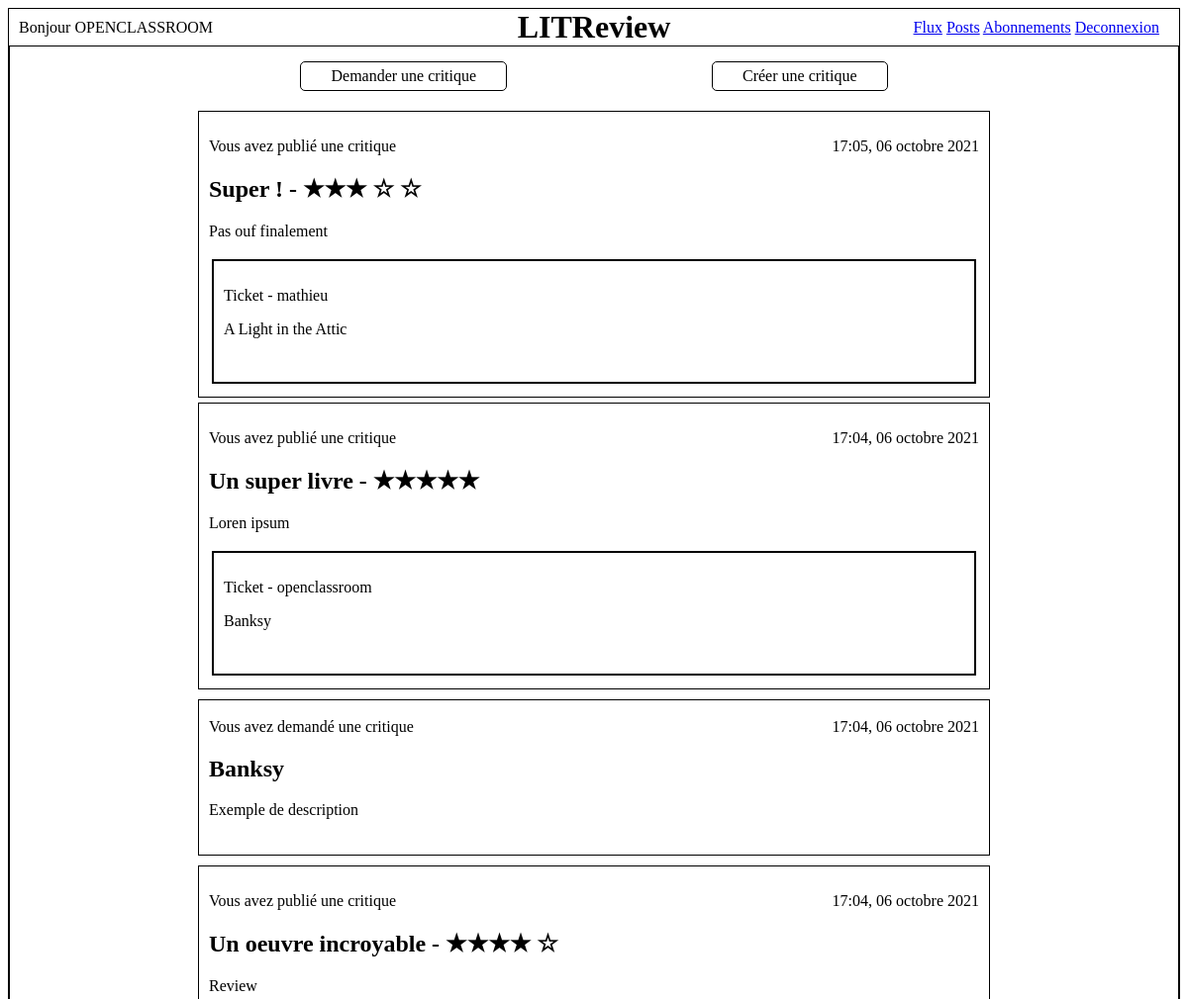
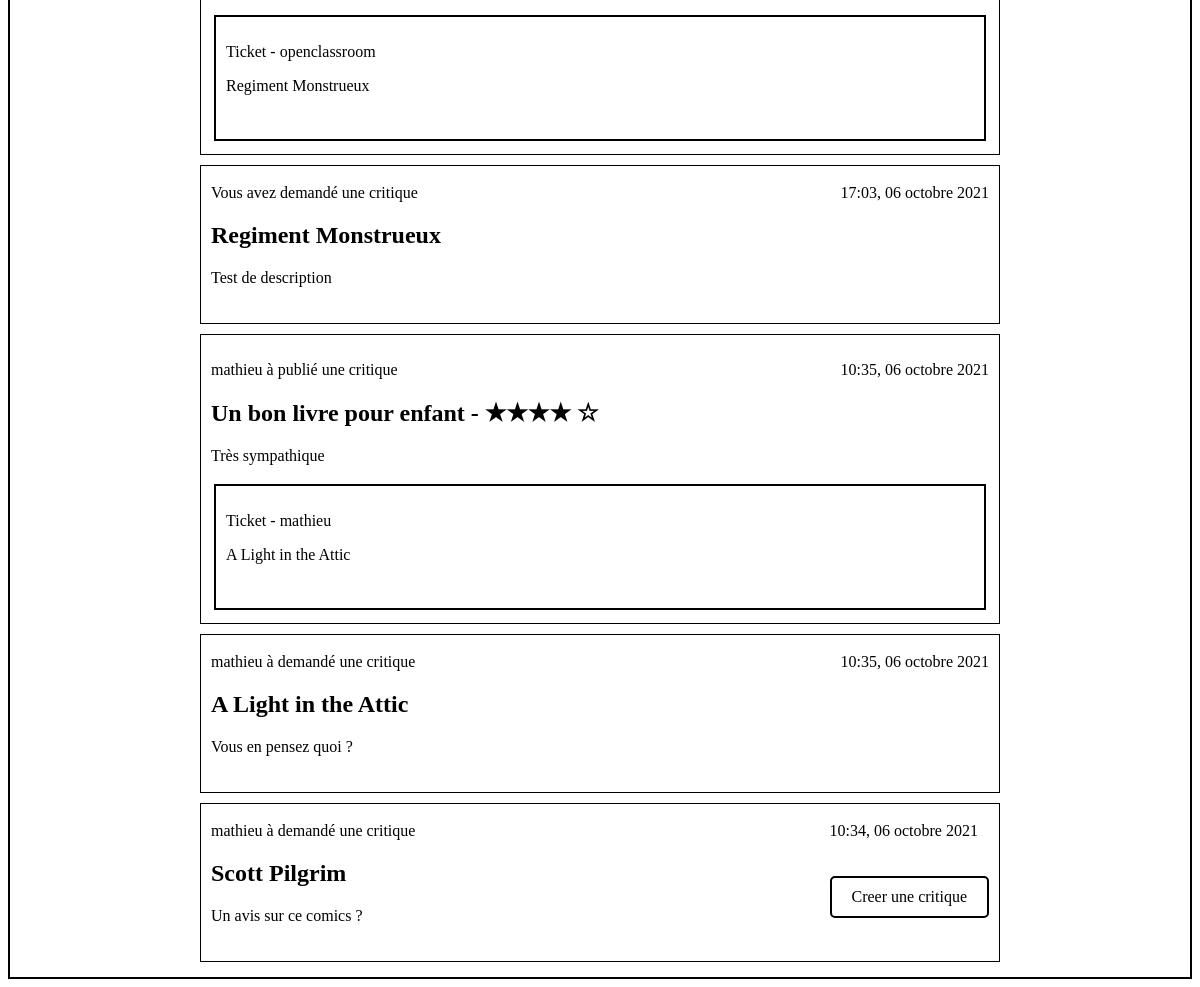
Screenshot of / (signed in) with the database file from the repository (2 pictures, top to bottom).
### review/models.py (models this page shows, shortened)
class Review(models.Model):
    ticket = models.ForeignKey(to=Ticket, on_delete=models.CASCADE)
    rating = models.PositiveSmallIntegerField(
        validators=[MinValueValidator(0), MaxValueValidator(5)])
    headline = models.CharField(max_length=128)
    body = models.TextField(max_length=8192, blank=True)
    user = models.ForeignKey(
        to=settings.AUTH_USER_MODEL, on_delete=models.CASCADE)
    time_created = models.DateTimeField(auto_now_add=True)

### ticket/models.py (models this page shows, shortened)
class Ticket(models.Model):
    title = models.CharField(max_length=128)
    description = models.TextField(max_length=128, blank=True)
    user = models.ForeignKey(to=settings.AUTH_USER_MODEL, on_delete=models.CASCADE)
    image = models.ImageField(upload_to="image/", null=True, blank=True)
    time_created = models.DateTimeField(auto_now_add=True)

### src/views.py (the view)
# urls.py: path('', views.FluxView.as_view(), name="flux"),
class FluxView(TemplateView):
    template_name = 'website/flux.html'
    def get_context_data(self, **kwargs):
        context = super().get_context_data(**kwargs)
        followed = [follow.followed_user for follow in UserFollows.objects.filter(user=self.request.user)]
        all_reviews = Review.objects.filter(user__in=[*followed, self.request.user])
        all_tickets = Ticket.objects.filter(user__in=[*followed, self.request.user])
        all_posts = sorted([*all_reviews, *all_tickets], key=lambda post: post.time_created, reverse=True)
        context['all_posts'] = all_posts
        context["already_critic"] = [critic.ticket for critic in all_reviews.filter(user=self.request.user)]
        return context

### utils/templatetags/classname.py (called while the page is built)
@register.filter()
def classname(obj):
    return obj.__class__.__name__

### utils/templatetags/rating.py (called while the page is built)
@register.filter()
def vrange(min, max=0):
    if max == 0:
        return range(min)
    else:
        return range(min, max)

### templates/website/flux.html (shortened to what this page needs)
{% extends 'base.html' %}
{% load rating %}
{% load classname %}
{% load static %}
{% block head %}
	<link rel="stylesheet" type="text/css" href="{% static 'css/flux.css' %}">
{% endblock %}
{% block content %}
	<div id="post-container">
		<div id="button-container">
			<a href="{% url 'ticket:create-ticket' %}">Demander une critique</a>
			<a href="{% url 'review:create-review-and-ticket' %}">Créer une critique</a>
		</div>
		<div class="ticket-container">
			{% if all_posts %}
				{% for post in all_posts %}
					{% with post|classname as postclass %}
						{% if postclass == "Ticket" %}
							<div class="ticket-item">
								<div class="post-content">
									<p>{% if post.user == request.user %}
										Vous avez
									{% else %}
										{{ post.user.username }} à
									{% endif %} demandé une critique</p>
									<h2>{{ post.title }}</h2>
									<p>{{ post.description }}</p>
								</div>
								<div class="critic-button">
									<p class="time-created">{{ post.time_created|date:'G:i, d F Y' }}</p>
									{% if post not in already_critic %}
										<a href="{% url 'review:create-review-ticket' pk=post.pk %}">Creer une
											critique</a>
									{% endif %}
								</div>
							</div>
						{% elif postclass == "Review" %}
							<div class="review-item">
								<div class="review-content">
									<div>
										<p>{% if post.user == request.user %}
											Vous avez
										{% else %}
											{{ post.user.username }} à
										{% endif %} publié une critique</p>
										<h2>{{ post.headline }} -
											{% for _ in post.rating|vrange %}&starf;{% endfor %}
											{% for _ in post.rating|vrange:5 %}
												&star;{% endfor %}
										</h2>
										<p>{{ post.body }}</p>
									</div>
									<div>
										<p class="time-created">{{ post.time_created|date:'G:i, d F Y' }}</p>
									</div>
								</div>
								<div class="ticket-item">
									{% with tick=post.ticket %}
										<div class="ticket-review-content">
											<p>Ticket - {{ tick.user.username }}</p>
											<p>{{ tick.title }}</p>
										</div>
									{% endwith %}
								</div>
							</div>
						{% endif %}
					{% endwith %}
				{% endfor %}
			{% else %}
				<p>Vous n'avez aucun post</p>
			{% endif %}
		</div>
	</div>
{% endblock %}

### templates/base.html (shortened to what this page needs)
{% load static %}
<!DOCTYPE html>
<html lang="fr">
<head>
	<link rel="stylesheet" type="text/css" href="{% static 'css/base.css' %}">
	{% block head %}{% endblock %}
</head>
<body>
	<div id="top-bar">
		{% if request.user.is_authenticated %}<p id="user-account">Bonjour {{ request.user.username|upper }}</p>{% endif %}
		<h1 id="logo">LITReview</h1>
		{% if request.user.is_authenticated %}
		<div id="navbar">
			<a href="{% url 'flux' %}">Flux</a>
			<a href="{% url 'posts' %}">Posts</a>
			<a href="{% url 'follows:abonnement' %}">Abonnements</a>
			<a href="{% url 'logout' %}">Deconnexion</a>
		</div>
		{% endif %}
	</div>
	<div id="content">
	{% block content %}
	{% endblock %}
	</div>
</body>
</html>

### static/css/base.css (style rules this page uses)
#top-bar { display: grid; grid-template-columns: repeat(3, 1fr); grid-template-areas: "useraccount logo menu"; justify-items: center; border: solid 1px black; }
#top-bar #user-account { grid-area: useraccount; margin: 0 0 0 10px; align-self: center; justify-self: left; }
#top-bar #logo { grid-area: logo; font-weight: bolder; margin: 0 0; }
#top-bar #navbar { grid-area: menu; align-self: center; justify-self: right; margin-right: 20px; }
#content { border: 2px solid black; border-top-style: none; padding: 5px 5px; }

### static/css/flux.css (style rules this page uses)
#post-container { width: 70%; margin: 0 auto; max-width: 800px; padding-top: 10px; }
#post-container .review-item { border: black solid 1px; margin-top: 5px; margin-bottom: 5px; padding: 10px 10px; }
#post-container .review-item .review-content { display: flex; justify-content: space-between; }
#post-container .review-item .ticket-item { display: flex; border: 2px solid black; margin: 3px 3px; padding: 10px 10px; }
#post-container .ticket-item { display: flex; border: black solid 1px; margin-top: 10px; margin-bottom: 10px; padding: 2px 10px; justify-content: space-between; }
#post-container .ticket-item .critic-button { display: flex; gap: 20px; flex-direction: column; }
#post-container .ticket-item .critic-button > a { border: 2px solid black; border-radius: 5px; background-color: white; color: black; padding: 10px 20px; text-decoration: none; text-align: center; }
#post-container #button-container { display: flex; justify-content: space-around; margin-bottom: 20px; }
#post-container #button-container a { padding: 5px 30px; border: 1px solid black; border-radius: 5px; text-decoration-line: none; color: black; }

### rows the page displays
Review: shows "Vous avez", headline "Super !", body "Pas ouf finalement", time_created "17:05, 06 octobre 2021", ticket.user.username "mathieu", ticket "A Light in the Attic"
Review: shows "Vous avez", headline "Un super livre", body "Loren ipsum", time_created "17:04, 06 octobre 2021", ticket.user.username "openclassroom", ticket "Banksy"
Ticket: shows "Vous avez", title "Banksy", description "Exemple de description", time_created "17:04, 06 octobre 2021"
Review: shows "Vous avez", headline "Un oeuvre incroyable", body "Review", time_created "17:04, 06 octobre 2021", ticket.user.username "openclassroom", ticket "Regiment Monstrueux"
Ticket: shows "Vous avez", title "Regiment Monstrueux", description "Test de description", time_created "17:03, 06 octobre 2021"
Review: user.username "mathieu", headline "Un bon livre pour enfant", body "Très sympathique", time_created "10:35, 06 octobre 2021", ticket.user.username "mathieu", ticket "A Light in the Attic"
Ticket: user.username "mathieu", title "A Light in the Attic", description "Vous en pensez quoi ?", time_created "10:35, 06 octobre 2021"
Ticket: user.username "mathieu", title "Scott Pilgrim", description "Un avis sur ce comics ?", time_created "10:34, 06 octobre 2021", shows "Creer une critique"

### other values shown
{{ request.user.username|upper }} "OPENCLASSROOM"
